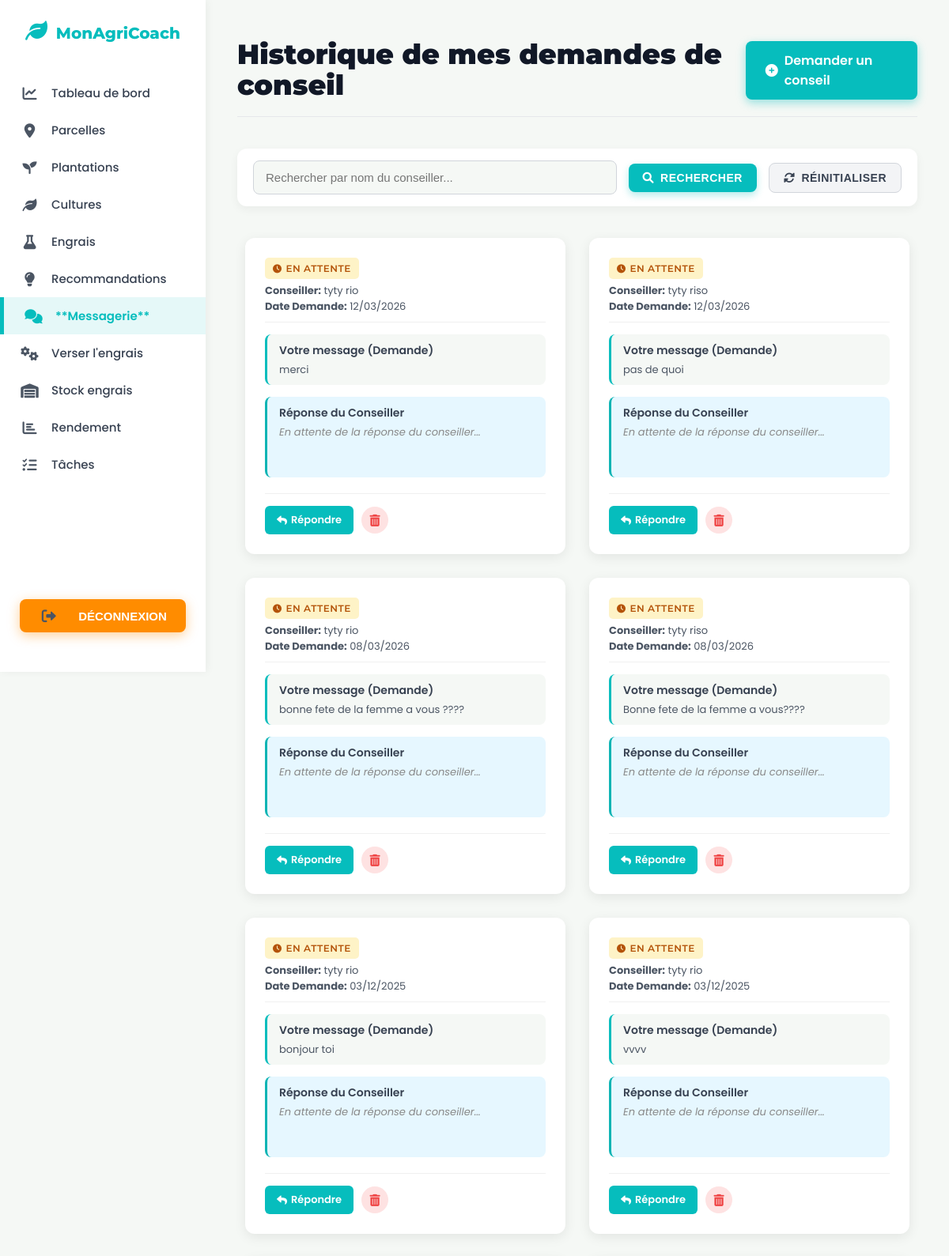
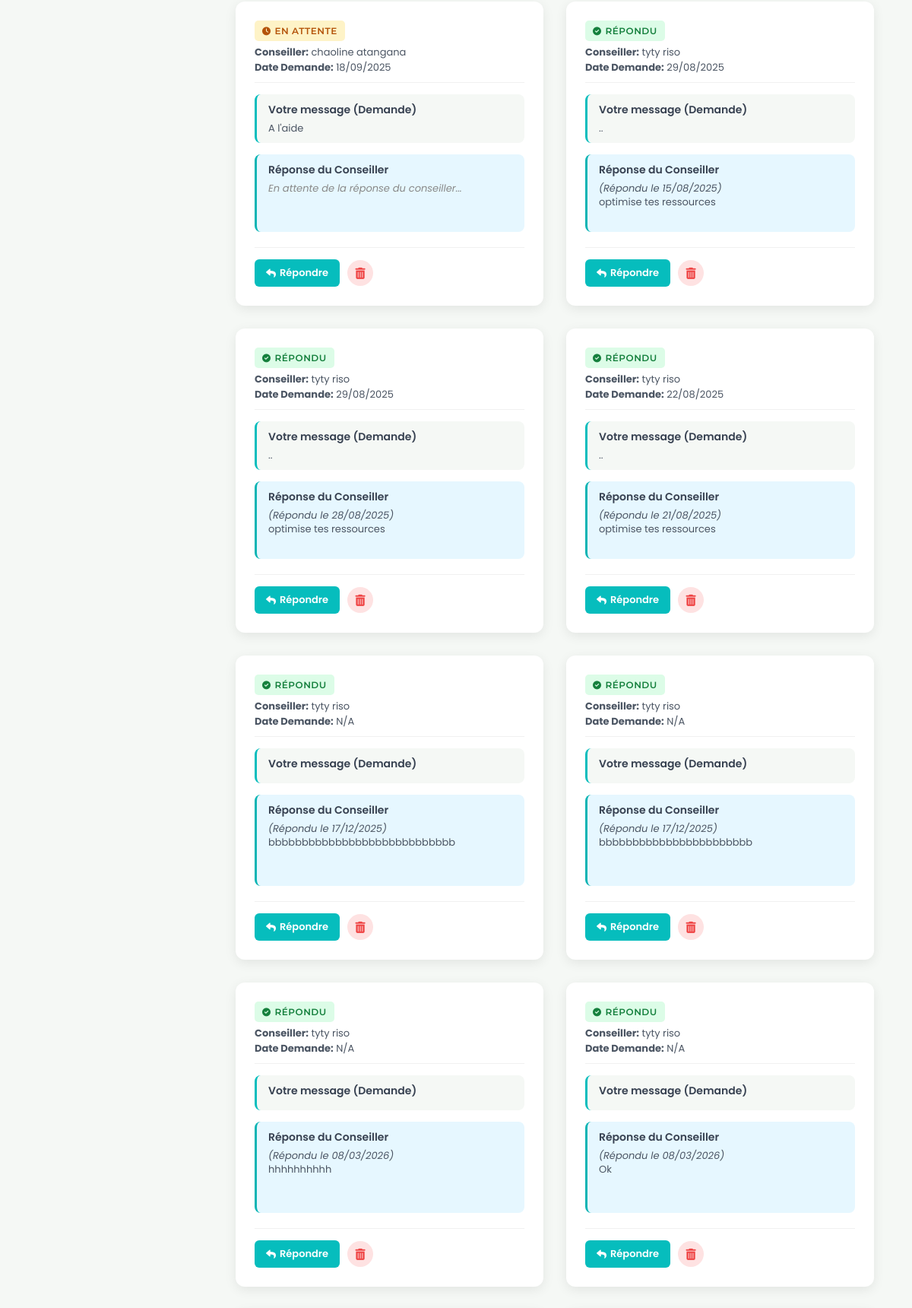
Page /liste_message_agri.php (signed in, upper part) on the committed database (2 pictures, top to bottom).
### tables this page shows
CREATE TABLE `assistance_conseiller` (
  `id` int(11) NOT NULL,
  `date_debut_assistance` date NOT NULL,
  `date_fin_assistance` date NOT NULL,
  `message_conseiller` varchar(255) NOT NULL,
  `id_conseiller` int(11) NOT NULL,
  `id_agriculteur_assiste` int(11) NOT NULL,
  `message_agriculteur` varchar(255) NOT NULL
);

CREATE TABLE `utilisateur` (
  `id` int(11) NOT NULL,
  `email` varchar(45) NOT NULL,
  `mot_de_passe` varchar(255) NOT NULL,
  `nom` varchar(45) NOT NULL,
  `prenom` varchar(45) NOT NULL,
  `telephone` varchar(45) NOT NULL,
  `pays` varchar(150) NOT NULL,
  `date_inscription` datetime NOT NULL,
  `type_utilisateur` varchar(45) NOT NULL,
  `reset_token` varchar(255) NOT NULL,
  `reset_token_expiration` datetime NOT NULL,
  `photo` varchar(255) NOT NULL,
  `langue` varchar(5) DEFAULT 'fr',
  `timezone` varchar(50) DEFAULT 'Africa/Douala',
  `notif_arrosage` tinyint(1) DEFAULT 1,
  `notif_stock` tinyint(1) DEFAULT 0
);

### liste_message_agri.php (the view, shortened to what this page needs)
<?php
require_once 'db.php';
$id_agriculteur_assiste = $_SESSION['user_id'];
$cons = [];
try {
    $sql = "SELECT
                m.id,
                m.date_debut_assistance,
                m.date_fin_assistance,
                m.message_agriculteur,
                m.message_conseiller,
                u.nom AS nom_conseiller,
                u.prenom AS prenom_conseiller
            FROM assistance_conseiller AS m
            JOIN utilisateur AS u ON m.id_conseiller = u.id
            WHERE m.id_agriculteur_assiste = :id_agriculteur_assiste
            ORDER BY m.date_debut_assistance DESC";
    $stmt = $pdo->prepare($sql);
    $stmt->bindParam(':id_agriculteur_assiste', $id_agriculteur_assiste, PDO::PARAM_INT);
    $stmt->execute();
    $cons = $stmt->fetchAll(PDO::FETCH_ASSOC);
} catch (PDOException $e) {
    error_log("Erreur de récupération des conseils: " . $e->getMessage());
    $errorMessage = "Erreur lors du chargement de l'historique des conseils. Veuillez réessayer.";
}
function get_status_tag($message_conseiller) {
    if (!empty(trim($message_conseiller))) {
        return '<span class="status-tag status-respondu"><i class="fas fa-check-circle"></i> Répondu</span>';
    } else {
        return '<span class="status-tag status-attente"><i class="fas fa-clock"></i> En attente</span>';
    }
}
function truncate_message($message, $limit = 150) {
    if (empty($message)) return "";
    return $message;
}
?>
<!DOCTYPE html>
<html lang="fr">
<head>
    <link rel="stylesheet" href="https://cdnjs.cloudflare.com/ajax/libs/font-awesome/6.0.0-beta3/css/all.min.css">
</head>
<body>
    <nav class="sidebar">
        <a href="index.php" class="logo">
            <i class="fas fa-leaf"></i> MonAgriCoach
        </a>
        <ul>
             <li><a href="farmer_dashboard.php"><i class="fas fa-chart-line"></i> Tableau de bord</a></li>
            <li> <a href="liste_parcelle.php"><i class="fas fa-map-marker-alt"></i> Parcelles</a></li>
            <li> <a href="liste_plantation.php"><i class="fas fa-seedling"></i> Plantations</a></li>
            <li><a href="liste_culture.php"><i class="fas fa-leaf"></i> Cultures</a></li>
            <li><a href="liste_intrant.php"><i class="fas fa-flask"></i> Engrais</a></li>
            <li> <a href="liste_recom.php"><i class="fas fa-lightbulb"></i> Recommandations</a></li>
            <li> <a href="liste_message_agri.php"><i class="fas fa-comments"></i> **Messagerie**</a></li>
            <li><a href="liste_appli_intrant.php"><i class="fas fa-cogs"></i> Verser l'engrais</a></li>
            <li> <a href="liste_st_intrant.php"><i class="fas fa-warehouse"></i> Stock engrais</a></li>
            <li><a href="liste_re.php"><i class="fas fa-chart-bar"></i> Rendement</a></li>
            <li><a href="liste_taches.php"><i class="fas fa-tasks"></i> Tâches</a></li>
            <li class="disconnect-item">
                <button>
                    <a href="deconnexion.php">
                        <i class="fas fa-sign-out-alt"></i> DÉCONNEXION
                    </a>
                </button>
            </li>
        </ul>
    </nav>
<div class="main-content">
    <div class="header">
        <h1>Historique de mes demandes de conseil</h1>
        <a href="redige_conseil.php" class="add-new-link"> <i class="fas fa-plus-circle"></i> Demander un conseil</a>
    </div>
    <div class="content-container">
        <form action="recherche_mesa_agri.php" method="GET" class="search-form">
            <input type="text" name="recherche" placeholder="Rechercher par nom du conseiller..." id="search_query">
            <button type="submit"><i class="fas fa-search"></i> Rechercher</button>
            <button type="button" onclick="window.location.href='liste_message_agri.php'"><i class="fas fa-sync-alt"></i> Réinitialiser</button>
        </form>
        <?php if (count($cons) > 0): ?>
            <div class="card-grid">
                <?php foreach($cons as $con): ?>
                    <div class="conseil-card">
                        <div class="card-header">
                            <h3><?= get_status_tag($con['message_conseiller']); ?></h3>
                            <p>
                                <strong>Conseiller:</strong> <?= htmlspecialchars($con['prenom_conseiller'] . ' ' . $con['nom_conseiller']); ?><br>
                                <strong>Date Demande:</strong> <?= ($con['date_debut_assistance'] != '0000-00-00') ? date('d/m/Y', strtotime($con['date_debut_assistance'])) : 'N/A'; ?>
                            </p>
                        </div>
                        <div class="agriculteur-message">
                            <strong>Votre message (Demande)</strong>
                            <p>
                                <?= nl2br(htmlspecialchars(truncate_message($con['message_agriculteur']))); ?>
                            </p>
                        </div>
                        <div class="conseiller-reponse">
                            <strong>Réponse du Conseiller</strong>
                            <?php if (!empty(trim($con['message_conseiller']))): ?>
                                <p>
                                    <span style="font-style: italic;">(Répondu le <?= date('d/m/Y', strtotime($con['date_fin_assistance'])); ?>)</span><br>
                                    <?= nl2br(htmlspecialchars(truncate_message($con['message_conseiller']))); ?>
                                </p>
                            <?php else: ?>
                                <p class="pending-message">
                                    En attente de la réponse du conseiller...
                                </p>
                            <?php endif; ?>
                        </div>
                        <div class="card-footer">
                            <div class="card-actions">
                                <a href="reponse.php?id=<?= $con['id']; ?>" title="Ajouter une réponse ou faire une nouvelle demande" class="reply-button">
                                    <i class="fas fa-reply"></i> Répondre
                                </a>
                                <form action="supprimer_mesage.php" method="POST" onsubmit="return confirm('Êtes-vous sûr de vouloir supprimer cette demande ? Cette action est irréversible.');">
                                    <button type="submit" title="Supprimer la demande" class="delete-button">
                                        <i class="fas fa-trash-alt"></i>
                                    </button>
                                </form>
                            </div>
                        </div>
                    </div>
                <?php endforeach;?>
            </div>
        <?php else:?>
                <p class="no-data-message"><i class="fas fa-info-circle"></i> <strong>Aucun conseil trouvé pour le moment.</strong> Cliquez sur "Demander un conseil" pour contacter votre conseiller.</p>
        <?php endif;?>
    </div>
</div>
</body>
</html>

### rows in the picture
assistance_conseiller: message_conseiller "EN ATTENTE", id_conseiller.nom "tyty rio", date_debut_assistance "12/03/2026", message_agriculteur "merci", shows "En attente de la réponse du conseiller..."
assistance_conseiller: message_conseiller "EN ATTENTE", id_conseiller.nom "tyty riso", date_debut_assistance "12/03/2026", message_agriculteur "pas de quoi", shows "En attente de la réponse du conseiller..."
assistance_conseiller: message_conseiller "EN ATTENTE", id_conseiller.nom "tyty rio", date_debut_assistance "08/03/2026", message_agriculteur "bonne fete de la femme a vous ????", shows "En attente de la réponse du conseiller..."
assistance_conseiller: message_conseiller "EN ATTENTE", id_conseiller.nom "tyty riso", date_debut_assistance "08/03/2026", message_agriculteur "Bonne fete de la femme a vous????", shows "En attente de la réponse du conseiller..."
assistance_conseiller: message_conseiller "EN ATTENTE", id_conseiller.nom "tyty rio", date_debut_assistance "03/12/2025", message_agriculteur "bonjour toi", shows "En attente de la réponse du conseiller..."
assistance_conseiller: message_conseiller "EN ATTENTE", id_conseiller.nom "tyty rio", date_debut_assistance "03/12/2025", message_agriculteur "vvvv", shows "En attente de la réponse du conseiller..."
assistance_conseiller: message_conseiller "EN ATTENTE", id_conseiller.nom "chaoline atangana", date_debut_assistance "18/09/2025", message_agriculteur "A l'aide", shows "En attente de la réponse du conseiller..."
assistance_conseiller: shows "RÉPONDU", id_conseiller.nom "tyty riso", date_debut_assistance "29/08/2025", message_agriculteur "..", date_fin_assistance "15/08/2025", message_conseiller "optimise tes ressources"
assistance_conseiller: shows "RÉPONDU", id_conseiller.nom "tyty riso", date_debut_assistance "29/08/2025", message_agriculteur "..", date_fin_assistance "28/08/2025", message_conseiller "optimise tes ressources"
assistance_conseiller: shows "RÉPONDU", id_conseiller.nom "tyty riso", date_debut_assistance "22/08/2025", message_agriculteur "..", date_fin_assistance "21/08/2025", message_conseiller "optimise tes ressources"
assistance_conseiller: shows "RÉPONDU", id_conseiller.nom "tyty riso", date_debut_assistance "N/A", date_fin_assistance "17/12/2025", message_conseiller "bbbbbbbbbbbbbbbbbbbbbbbbbbbb"
assistance_conseiller: shows "RÉPONDU", id_conseiller.nom "tyty riso", date_debut_assistance "N/A", date_fin_assistance "17/12/2025", message_conseiller "bbbbbbbbbbbbbbbbbbbbbbb"
assistance_conseiller: shows "RÉPONDU", id_conseiller.nom "tyty riso", date_debut_assistance "N/A", date_fin_assistance "08/03/2026", message_conseiller "hhhhhhhhhh"
assistance_conseiller: shows "RÉPONDU", id_conseiller.nom "tyty riso", date_debut_assistance "N/A", date_fin_assistance "08/03/2026", message_conseiller "Ok"
